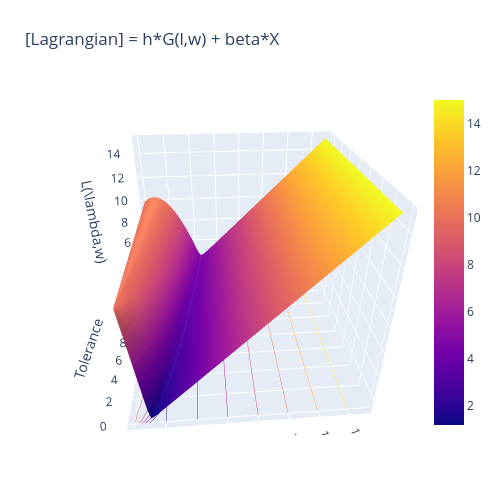

Notebook source saved alongside this figure:
### Markdown cell above
## Trying a different immune cost function: $F(\lambda, w) = \lambda$
We will observe that doing this "regularizes" the solution, but

### Code cell
# Visualize cost landscape
rng = 15
pnts = 100
lvec = np.linspace(0.01, rng, pnts)
wvec = np.linspace(0.01, rng, pnts)

l, w = np.meshgrid(lvec, wvec)
z = net_harm(l,w) + beta*l


fig = go.Figure(data=[go.Surface(z=z, x=l, y=w)])
fig.update_traces(contours_z=dict(show=True, usecolormap=True,
                                  highlightcolor="limegreen", project_z=True))
fig.update_layout(title='[Lagrangian] = h*G(l,w) + beta*X', autosize=False,
                  scene_camera_eye=dict(x=1.87, y=0.88, z=-0.64),
                  width=500, height=500,
                  margin=dict(l=65, r=50, b=65, t=90))

# Update the layout
fig.update_layout(scene=dict(
    xaxis_title=r'Inflammation',
    yaxis_title=r'Tolerance',
    zaxis_title=r'L(\lambda,w)'
))

fig.show()

### Figure 1 — Plotly figure (JSON) as saved in the notebook; plotly's stock layout.template omitted (floating-point values rounded to 4 significant figures; data arrays with more than 128 entries replaced by an {"elided": "..."} marker saying what was removed)
{"data": [{"contours": {"z": {"highlightcolor": "limegreen", "project": {"z": true}, "show": true, "usecolormap": true}}, "type": "surface", "x": {"elided": "100x100 float values"}, "y": {"elided": "100x100 float values"}, "z": {"elided": "100x100 float values"}}], "layout": {"autosize": false, "height": 500, "margin": {"b": 65, "l": 65, "r": 50, "t": 90}, "scene": {"aspectmode": "auto", "aspectratio": {"x": 1.028, "y": 1.028, "z": 0.9462}, "camera": {"center": {"x": 0, "y": 0, "z": 0}, "eye": {"x": -0.1432, "y": -1.674, "z": 0.9879}, "projection": {"type": "perspective"}, "up": {"x": 0, "y": 0, "z": 1}}, "xaxis": {"title": {"text": "Inflammation"}, "type": "linear"}, "yaxis": {"title": {"text": "Tolerance"}, "type": "linear"}, "zaxis": {"title": {"text": "L(\\lambda,w)"}, "type": "linear"}}, "title": {"text": "[Lagrangian] = h*G(l,w) + beta*X"}, "width": 500}}
